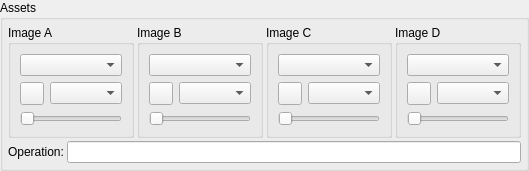
         <widget class="QGroupBox" name="groupBox">
          <property name="sizePolicy">
           <sizepolicy hsizetype="Expanding" vsizetype="Maximum">
            <horstretch>0</horstretch>
            <verstretch>0</verstretch>
           </sizepolicy>
          </property>
          <property name="title">
           <string>Assets</string>
          </property>
          <layout class="QVBoxLayout" name="verticalLayout_5">
           <property name="spacing">
            <number>3</number>
           </property>
           <property name="leftMargin">
            <number>5</number>
           </property>
           <property name="topMargin">
            <number>5</number>
           </property>
           <property name="rightMargin">
            <number>5</number>
           </property>
           <property name="bottomMargin">
            <number>5</number>
           </property>
           <item>
            <layout class="QHBoxLayout" name="horizontalLayout_3">
             <item>
              <widget class="QGroupBox" name="groupBox_3">
               <property name="title">
                <string>Image A</string>
               </property>
               <layout class="QVBoxLayout" name="verticalLayout_2">
                <item>
                 <widget class="DragNDropComboBox" name="cb_images_a"/>
                </item>
                <item>
                 <layout class="QHBoxLayout" name="horizontalLayout_4">
                  <item>
                   <widget class="IconToolButton" name="tb_load_a">
                    <property name="text">
                     <string/>
                    </property>
                   </widget>
                  </item>
                  <item>
                   <widget class="ClickHoldComboBox" name="cb_save_a"/>
                  </item>
                 </layout>
                </item>
                <item>
                 <widget class="QSlider" name="slider_a">
                  <property name="orientation">
                   <enum>Qt::Horizontal</enum>
                  </property>
                 </widget>
                </item>
               </layout>
              </widget>
             </item>
             <item>
              <widget class="QGroupBox" name="groupBox_4">
               <property name="title">
                <string>Image B</string>
               </property>
               <layout class="QVBoxLayout" name="verticalLayout_3">
                <item>
                 <widget class="DragNDropComboBox" name="cb_images_b"/>
                </item>
                <item>
                 <layout class="QHBoxLayout" name="horizontalLayout_5">
                  <item>
                   <widget class="IconToolButton" name="tb_load_b">
                    <property name="text">
                     <string/>
                    </property>
                   </widget>
                  </item>
                  <item>
                   <widget class="ClickHoldComboBox" name="cb_save_b"/>
                  </item>
                 </layout>
                </item>
                <item>
                 <widget class="QSlider" name="slider_b">
                  <property name="orientation">
                   <enum>Qt::Horizontal</enum>
                  </property>
                 </widget>
                </item>
               </layout>
              </widget>
             </item>
             <item>
              <widget class="QGroupBox" name="groupBox_5">
               <property name="title">
                <string>Image C</string>
               </property>
               <layout class="QVBoxLayout" name="verticalLayout_4">
                <item>
                 <widget class="DragNDropComboBox" name="cb_images_c"/>
                </item>
                <item>
                 <layout class="QHBoxLayout" name="horizontalLayout_6">
                  <item>
                   <widget class="IconToolButton" name="tb_load_c">
                    <property name="text">
                     <string/>
                    </property>
                   </widget>
                  </item>
                  <item>
                   <widget class="ClickHoldComboBox" name="cb_save_c"/>
                  </item>
                 </layout>
                </item>
                <item>
                 <widget class="QSlider" name="slider_c">
                  <property name="orientation">
                   <enum>Qt::Horizontal</enum>
                  </property>
                 </widget>
                </item>
               </layout>
              </widget>
             </item>
             <item>
              <widget class="QGroupBox" name="groupBox_6">
               <property name="title">
                <string>Image D</string>
               </property>
               <layout class="QVBoxLayout" name="verticalLayout_12">
                <item>
                 <widget class="DragNDropComboBox" name="cb_images_d"/>
                </item>
                <item>
                 <layout class="QHBoxLayout" name="horizontalLayout_23">
                  <item>
                   <widget class="IconToolButton" name="tb_load_d">
                    <property name="text">
                     <string/>
                    </property>
                   </widget>
                  </item>
                  <item>
                   <widget class="ClickHoldComboBox" name="cb_save_d"/>
                  </item>
                 </layout>
                </item>
                <item>
                 <widget class="QSlider" name="slider_d">
                  <property name="orientation">
                   <enum>Qt::Horizontal</enum>
                  </property>
                 </widget>
                </item>
               </layout>
              </widget>
             </item>
            </layout>
           </item>
           <item>
            <layout class="QHBoxLayout" name="horizontalLayout_24">
             <item>
              <widget class="QLabel" name="label_8">
               <property name="text">
                <string>Operation:</string>
               </property>
              </widget>
             </item>
             <item>
              <widget class="HistoryLineEdit" name="le_operation"/>
             </item>
            </layout>
           </item>
          </layout>
         </widget>
